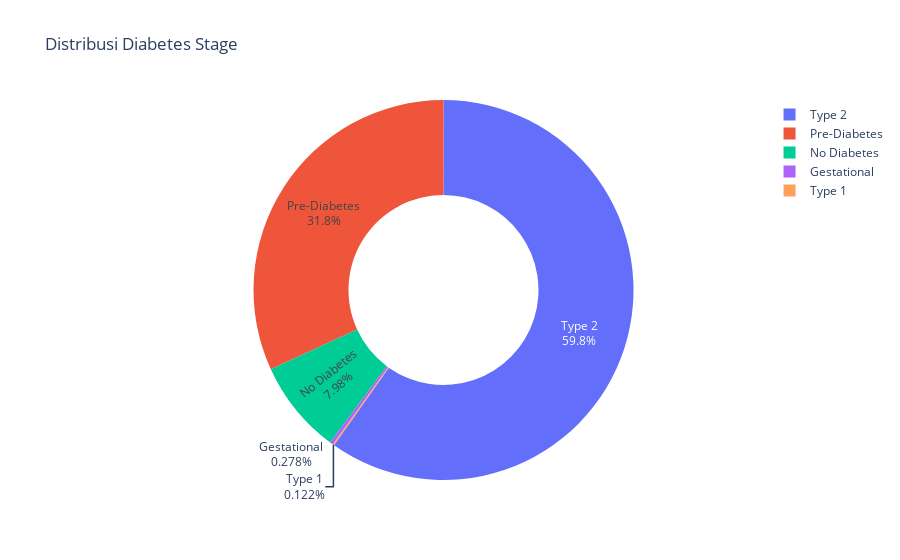

Notebook cell for this chart:
### Markdown cell above
#### cek keseimbangan data

### Code cell
import plotly.express as px

fig = px.pie(
    df,
    names='diabetes_stage',
    hole=0.5,  # membuatnya jadi donat
    title='Distribusi Diabetes Stage',
)
fig.update_traces(textinfo='percent+label')
fig.show()

### Figure 1 — Plotly figure (JSON) as saved in the notebook; plotly's stock layout.template omitted (floating-point values rounded to 4 significant figures; data arrays with more than 128 entries replaced by an {"elided": "..."} marker saying what was removed)
{"data": [{"domain": {"x": [0, 1], "y": [0, 1]}, "hole": 0.5, "hovertemplate": "diabetes_stage=%{label}<extra></extra>", "labels": {"elided": "100000 str values"}, "legendgroup": "", "name": "", "showlegend": true, "textinfo": "percent+label", "type": "pie"}], "layout": {"autosize": true, "legend": {"tracegroupgap": 0}, "title": {"text": "Distribusi Diabetes Stage"}}}
